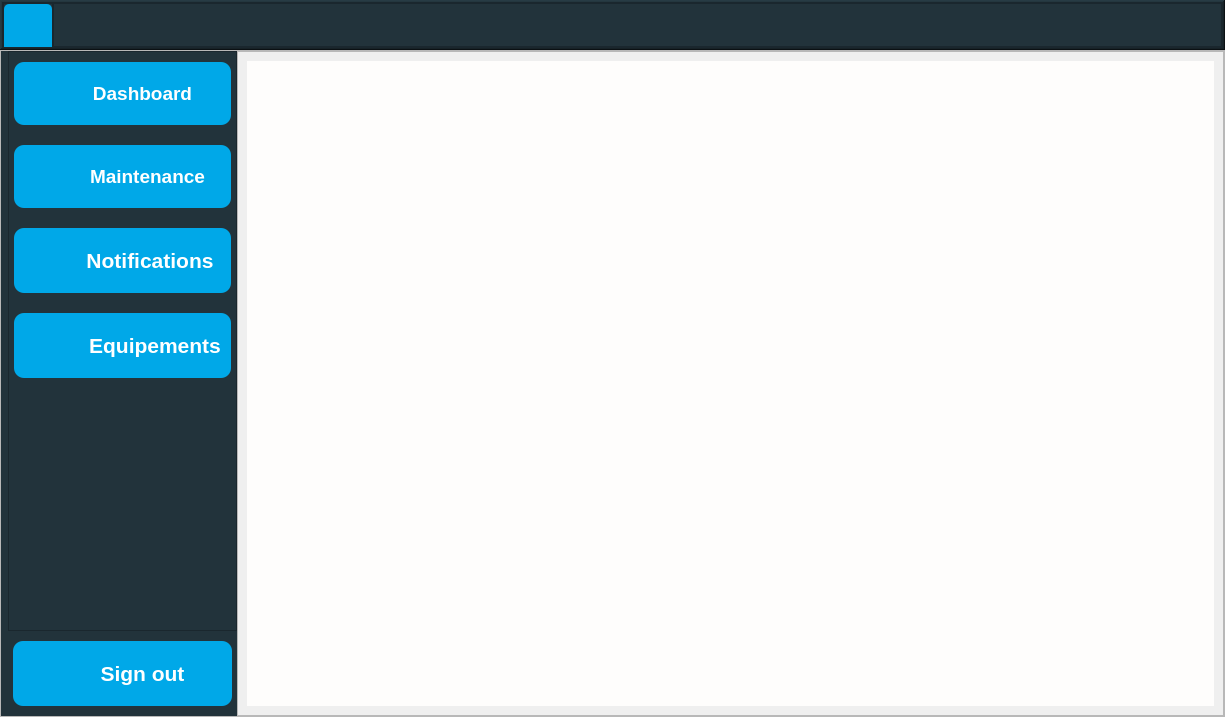
<?xml version="1.0" encoding="UTF-8"?>
<ui version="4.0">
 <class>MainWindow</class>
 <widget class="QMainWindow" name="MainWindow">
  <property name="geometry">
   <rect>
    <x>0</x>
    <y>0</y>
    <width>1225</width>
    <height>717</height>
   </rect>
  </property>
  <property name="windowTitle">
   <string>MainWindow</string>
  </property>
  <widget class="QWidget" name="centralwidget">
   <property name="styleSheet">
    <string notr="true"/>
   </property>
   <layout class="QVBoxLayout" name="verticalLayout">
    <property name="spacing">
     <number>0</number>
    </property>
    <property name="leftMargin">
     <number>0</number>
    </property>
    <property name="topMargin">
     <number>0</number>
    </property>
    <property name="rightMargin">
     <number>0</number>
    </property>
    <property name="bottomMargin">
     <number>0</number>
    </property>
    <item>
     <widget class="QFrame" name="main_header">
      <property name="maximumSize">
       <size>
        <width>16777215</width>
        <height>50</height>
       </size>
      </property>
      <property name="styleSheet">
       <string notr="true">QFrame{
	
	background-color: #22333B;
}</string>
      </property>
      <property name="frameShape">
       <enum>QFrame::WinPanel</enum>
      </property>
      <property name="frameShadow">
       <enum>QFrame::Raised</enum>
      </property>
      <layout class="QHBoxLayout" name="horizontalLayout_2">
       <property name="spacing">
        <number>0</number>
       </property>
       <property name="leftMargin">
        <number>0</number>
       </property>
       <property name="topMargin">
        <number>0</number>
       </property>
       <property name="rightMargin">
        <number>0</number>
       </property>
       <property name="bottomMargin">
        <number>0</number>
       </property>
       <item>
        <widget class="QFrame" name="tittle_bar_container">
         <property name="frameShape">
          <enum>QFrame::StyledPanel</enum>
         </property>
         <property name="frameShadow">
          <enum>QFrame::Raised</enum>
         </property>
         <layout class="QHBoxLayout" name="horizontalLayout_5">
          <property name="spacing">
           <number>0</number>
          </property>
          <property name="leftMargin">
           <number>0</number>
          </property>
          <property name="topMargin">
           <number>0</number>
          </property>
          <property name="rightMargin">
           <number>0</number>
          </property>
          <property name="bottomMargin">
           <number>0</number>
          </property>
          <item>
           <widget class="QFrame" name="left_menu_toggle">
            <property name="minimumSize">
             <size>
              <width>50</width>
              <height>0</height>
             </size>
            </property>
            <property name="maximumSize">
             <size>
              <width>50</width>
              <height>16777215</height>
             </size>
            </property>
            <property name="styleSheet">
             <string notr="true">QFrame{

}
QPushButton{
	padding: 5px 10px;
	border: none;
	border-radius: 5px;
	background-color: #00A8E8;
	color: white;
}
QPushButton:hover{
	background-color: rgb(0, 92, 157);
}</string>
            </property>
            <property name="frameShape">
             <enum>QFrame::StyledPanel</enum>
            </property>
            <property name="frameShadow">
             <enum>QFrame::Raised</enum>
            </property>
            <layout class="QHBoxLayout" name="horizontalLayout_4">
             <property name="spacing">
              <number>0</number>
             </property>
             <property name="leftMargin">
              <number>0</number>
             </property>
             <property name="topMargin">
              <number>0</number>
             </property>
             <property name="rightMargin">
              <number>0</number>
             </property>
             <property name="bottomMargin">
              <number>0</number>
             </property>
             <item>
              <widget class="QPushButton" name="left_menu_toggle_btn">
               <property name="minimumSize">
                <size>
                 <width>0</width>
                 <height>50</height>
                </size>
               </property>
               <property name="maximumSize">
                <size>
                 <width>50</width>
                 <height>16777215</height>
                </size>
               </property>
               <property name="cursor">
                <cursorShape>PointingHandCursor</cursorShape>
               </property>
               <property name="styleSheet">
                <string notr="true">background-image: url(:/icons/icons/menu.png);
background-size : 50px 50px;
background-repeat: none;
padding-left: 50px;
background-position: center ;</string>
               </property>
               <property name="text">
                <string/>
               </property>
               <property name="icon">
                <iconset>
                 <normaloff>:/icons/icons/cil-menu.png</normaloff>:/icons/icons/cil-menu.png</iconset>
               </property>
               <property name="iconSize">
                <size>
                 <width>24</width>
                 <height>24</height>
                </size>
               </property>
              </widget>
             </item>
            </layout>
           </widget>
          </item>
          <item>
           <widget class="QFrame" name="tittle_bar">
            <property name="frameShape">
             <enum>QFrame::StyledPanel</enum>
            </property>
            <property name="frameShadow">
             <enum>QFrame::Raised</enum>
            </property>
           </widget>
          </item>
         </layout>
        </widget>
       </item>
      </layout>
     </widget>
    </item>
    <item>
     <widget class="QFrame" name="main_body">
      <property name="frameShape">
       <enum>QFrame::StyledPanel</enum>
      </property>
      <property name="frameShadow">
       <enum>QFrame::Raised</enum>
      </property>
      <layout class="QHBoxLayout" name="horizontalLayout">
       <property name="spacing">
        <number>0</number>
       </property>
       <property name="leftMargin">
        <number>0</number>
       </property>
       <property name="topMargin">
        <number>0</number>
       </property>
       <property name="rightMargin">
        <number>0</number>
       </property>
       <property name="bottomMargin">
        <number>0</number>
       </property>
       <item>
        <widget class="QFrame" name="left_side_menu">
         <property name="maximumSize">
          <size>
           <width>250</width>
           <height>16777215</height>
          </size>
         </property>
         <property name="styleSheet">
          <string notr="true">QFrame{
	background-color: #22333B;
}
QPushButton{
	padding: 20px 10px;
	border: none;
	border-radius: 10px;
	background-color: #00A8E8;
	color: white;
	margin : 10px 5px; 
}
QPushButton:hover{
	background-color: rgb(0, 92, 157);
}</string>
         </property>
         <property name="frameShape">
          <enum>QFrame::NoFrame</enum>
         </property>
         <property name="frameShadow">
          <enum>QFrame::Raised</enum>
         </property>
         <layout class="QVBoxLayout" name="verticalLayout_3">
          <property name="spacing">
           <number>0</number>
          </property>
          <property name="leftMargin">
           <number>7</number>
          </property>
          <property name="topMargin">
           <number>0</number>
          </property>
          <property name="rightMargin">
           <number>0</number>
          </property>
          <property name="bottomMargin">
           <number>0</number>
          </property>
          <item>
           <widget class="QFrame" name="left_menu_top_buttons">
            <property name="frameShape">
             <enum>QFrame::StyledPanel</enum>
            </property>
            <property name="frameShadow">
             <enum>QFrame::Raised</enum>
            </property>
            <layout class="QFormLayout" name="formLayout">
             <property name="horizontalSpacing">
              <number>0</number>
             </property>
             <property name="verticalSpacing">
              <number>0</number>
             </property>
             <property name="leftMargin">
              <number>0</number>
             </property>
             <property name="topMargin">
              <number>0</number>
             </property>
             <property name="rightMargin">
              <number>0</number>
             </property>
             <property name="bottomMargin">
              <number>0</number>
             </property>
             <item row="1" column="0" colspan="2">
              <widget class="QPushButton" name="Maintenance">
               <property name="minimumSize">
                <size>
                 <width>100</width>
                 <height>0</height>
                </size>
               </property>
               <property name="font">
                <font>
                 <family>Arial</family>
                 <pointsize>14</pointsize>
                 <weight>75</weight>
                 <bold>true</bold>
                </font>
               </property>
               <property name="cursor">
                <cursorShape>PointingHandCursor</cursorShape>
               </property>
               <property name="styleSheet">
                <string notr="true">background-image: url(:/icons/icons/tools.png);
background-repeat: none;
padding-left:60px;
background-position: center left;</string>
               </property>
               <property name="text">
                <string>Maintenance</string>
               </property>
              </widget>
             </item>
             <item row="0" column="0" colspan="2">
              <widget class="QPushButton" name="Dashboard">
               <property name="minimumSize">
                <size>
                 <width>100</width>
                 <height>0</height>
                </size>
               </property>
               <property name="font">
                <font>
                 <family>Arial</family>
                 <pointsize>14</pointsize>
                 <weight>75</weight>
                 <bold>true</bold>
                </font>
               </property>
               <property name="cursor">
                <cursorShape>PointingHandCursor</cursorShape>
               </property>
               <property name="styleSheet">
                <string notr="true">background-image: url(:/icons/icons/dashboard.png);
background-repeat: none;
padding-left: 50px;
background-position: center left;</string>
               </property>
               <property name="text">
                <string>Dashboard</string>
               </property>
              </widget>
             </item>
             <item row="3" column="0" colspan="2">
              <widget class="QPushButton" name="Equipement">
               <property name="minimumSize">
                <size>
                 <width>100</width>
                 <height>0</height>
                </size>
               </property>
               <property name="font">
                <font>
                 <family>Arial</family>
                 <pointsize>16</pointsize>
                 <weight>75</weight>
                 <bold>true</bold>
                </font>
               </property>
               <property name="cursor">
                <cursorShape>PointingHandCursor</cursorShape>
               </property>
               <property name="styleSheet">
                <string notr="true">background-image: url(:/icons/icons/truck.png);
background-repeat: none;
padding-left: 75px;
background-position: center left;</string>
               </property>
               <property name="text">
                <string>Equipements</string>
               </property>
              </widget>
             </item>
             <item row="2" column="0" colspan="2">
              <widget class="QPushButton" name="Notification">
               <property name="minimumSize">
                <size>
                 <width>100</width>
                 <height>0</height>
                </size>
               </property>
               <property name="font">
                <font>
                 <family>Arial</family>
                 <pointsize>16</pointsize>
                 <weight>75</weight>
                 <bold>true</bold>
                </font>
               </property>
               <property name="cursor">
                <cursorShape>PointingHandCursor</cursorShape>
               </property>
               <property name="styleSheet">
                <string notr="true">background-image: url(:/icons/icons/notification.png);
background-repeat: none;
padding-left: 65px;
background-position: center left;</string>
               </property>
               <property name="text">
                <string>Notifications</string>
               </property>
              </widget>
             </item>
            </layout>
           </widget>
          </item>
          <item>
           <widget class="QPushButton" name="SingOut">
            <property name="minimumSize">
             <size>
              <width>100</width>
              <height>0</height>
             </size>
            </property>
            <property name="font">
             <font>
              <family>Arial</family>
              <pointsize>16</pointsize>
              <weight>75</weight>
              <bold>true</bold>
             </font>
            </property>
            <property name="cursor">
             <cursorShape>PointingHandCursor</cursorShape>
            </property>
            <property name="styleSheet">
             <string notr="true">background-image: url(:/icons/icons/sign-out.png);
background-repeat: none;
padding-left: 50px;
background-position: center left;</string>
            </property>
            <property name="text">
             <string>Sign out</string>
            </property>
           </widget>
          </item>
         </layout>
        </widget>
       </item>
       <item>
        <widget class="QFrame" name="center_main_items">
         <property name="styleSheet">
          <string notr="true"/>
         </property>
         <property name="frameShape">
          <enum>QFrame::StyledPanel</enum>
         </property>
         <property name="frameShadow">
          <enum>QFrame::Raised</enum>
         </property>
         <layout class="QVBoxLayout" name="verticalLayout_2">
          <item>
           <widget class="QStackedWidget" name="stackedWidget">
            <property name="styleSheet">
             <string notr="true">background-color: #FEFDFC;</string>
            </property>
            <widget class="QWidget" name="page"/>
            <widget class="QWidget" name="page_2"/>
           </widget>
          </item>
         </layout>
        </widget>
       </item>
      </layout>
     </widget>
    </item>
    <item>
     <widget class="QFrame" name="main_footer">
      <property name="maximumSize">
       <size>
        <width>16777215</width>
        <height>30</height>
       </size>
      </property>
      <property name="styleSheet">
       <string notr="true">QFrame{
	background-color: grey;
}</string>
      </property>
      <property name="frameShape">
       <enum>QFrame::WinPanel</enum>
      </property>
      <property name="frameShadow">
       <enum>QFrame::Raised</enum>
      </property>
     </widget>
    </item>
   </layout>
  </widget>
 </widget>
 <resources>
  <include location="icons.qrc"/>
 </resources>
 <connections/>
</ui>
